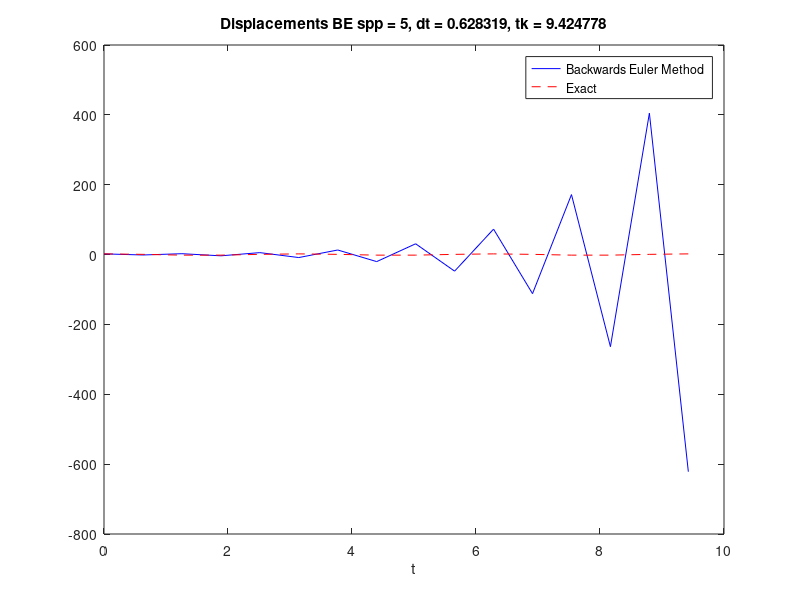
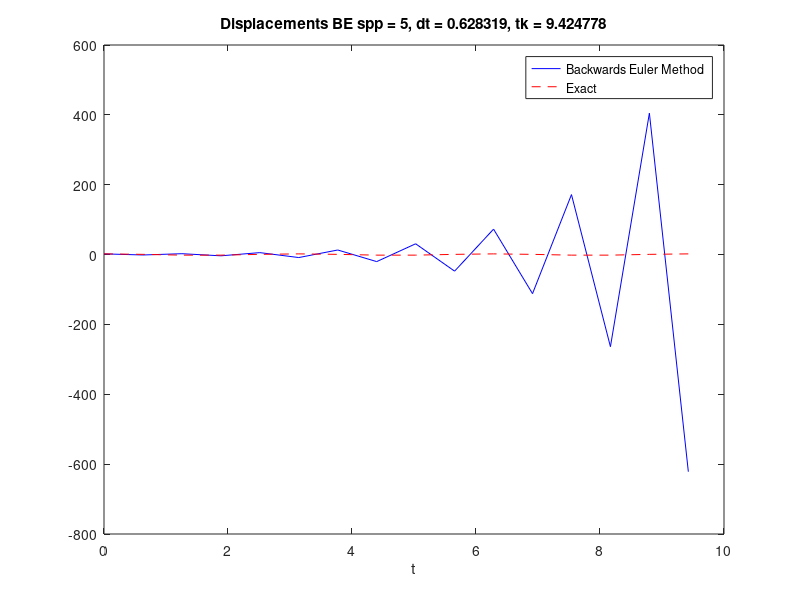

The MATLAB script that drew these images, in order:
% Mattia Cipriani Exercise 4.14
% osc_BE solves the problem of the simple oscillator using first order
% Backward Euler Method.

clc
clear all
close all

omega0 = 2;

% Initial condition
X_0 = 2;
T0 = 2*pi/omega0;
% the following 2 lines allows the user to decide the number of steps per
% period in order to determine the dt. (the exercise ask for 20 and 2000)
steps_per_period = input('steps per period = ');
spp = steps_per_period;
dt = T0/spp;
tk = 3*T0; % 3 succesive periods in the plot

N_t = floor(tk/dt); % floor is rounding the fraction in case it is not an integer
t = linspace(0, N_t*dt, N_t+1);
% definition of two zero vectors for position and velocity
u = zeros(N_t+1, 1);
v = zeros(N_t+1, 1);

% boudery conditions 
u(1) = X_0;
v(1) = 0;

% Step equations forward in time
for n = 1:N_t 
    % Backward Euler Method : y(n+1) = y(n) + h*f(x(n+1),y(n+1))
    % the implicit methods requiere a fixed-poit iteration
    u(n+1) = u(n) - dt*v(n);
    v(n+1) = v(n) + dt*omega0^2*u(n+1);
    u(n+1) = u(n) - dt*v(n+1);
end

% plot numerical solution(Backward Euler Method) and exact solution
plot(t, u, 'b-', t, X_0*cos(omega0*t), 'r--');
legend('Backwards Euler Method', 'Exact');
title(sprintf('Displacements BE spp = %g, dt = %g, tk = %f', spp, dt, tk))
xlabel('t');
% print the plot obtained in two files
print('tmp', '-dpdf'); 
print('tmp', '-dpng');
